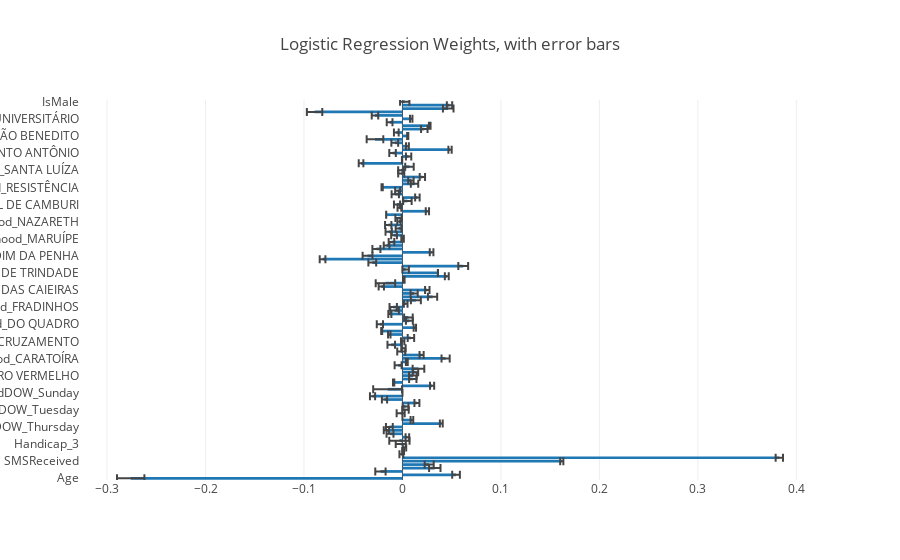

Write notebook code for a chart like this one.
### Code cell
import plotly
import plotly.graph_objs as go
plotly.offline.init_notebook_mode() # run at the start of every notebook

import warnings
warnings.filterwarnings('ignore')

error_y=dict(
            type='data',
            array=np.std(weights,axis=0),
            visible=True
        )

graph1 = {'y': df.columns,
          'x': np.mean(weights,axis=0),
    'error_x':error_y,
       'type': 'bar',
         'orientation':'h'}

layout = go.Layout(
    autosize=False,
    width=500,
    height=1500,
    margin=go.Margin(
        l=50,
        r=50,
        b=100,
        t=100,
        pad=4
    ),
    paper_bgcolor='#7f7f7f',
    plot_bgcolor='#c7c7c7'
)

fig = dict()
fig['data'] = [graph1]
fig['layout'] = {'title': 'Logistic Regression Weights, with error bars'}

plotly.offline.iplot(fig)

### Figure 1 — Plotly figure (JSON) as saved in the notebook; plotly's stock layout.template omitted (floating-point values rounded to 4 significant figures)
{"data": [{"error_x": {"array": [0.01391, 0.003905, 0.005245, 0.005793, 0.004591, 0.001621, 0.00373, 0.001989, 0.0009579, 0.001722, 0.005105, 0.0103, 0.001827, 0.003508, 0.002685, 0.003468, 0.001453, 0.001362, 0, 0.00409, 0.003279, 0.002908, 0.002528, 0.002648, 0.002621, 0, 0.01466, 0.002116, 0.0006491, 0.003728, 0.003908, 0.002692, 0.00592, 0.003549, 0.0009353, 0.00415, 0.002073, 0.004051, 0.002239, 0.003843, 0.001722, 0.003273, 0.001246, 0.0005009, 0.001209, 0.003159, 0.003496, 0.004353, 0.001552, 0.004367, 0.003754, 0.001856, 0.005053, 0.004693, 0.003647, 0.002258, 0.002698, 0.009897, 0.0007703, 0.001974, 7.561e-05, 0.0033, 0.004985, 0.003955, 0.002907, 0.005012, 0.001853, 0.004066, 0.002923, 0.002852, 0.001286, 0.002914, 0.003193, 0.002938, 0.003216, 0.001684, 0.003217, 5.272e-05, 0.001657, 0.001901, 0.003106, 0.004285, 0.00228, 0.003736, 0.002547, 0.0006279, 0.00376, 0.002754, 0.002711, 0.003078, 0.002786, 0.004298, 0.00236, 0.0001405, 0.002709, 0.00331, 0.001661, 0.001439, 0.003441, 0.008445, 0.0005797, 0.002406, 0.003292, 0.0008336, 0.002911, 0.001233, 0.003306, 0.007818, 0.00538, 0.002714, 0.004756], "type": "data", "visible": true}, "orientation": "h", "type": "bar", "uid": "8f4135cc-ca4b-11e8-ab3b-309c2308aeaf", "x": [-0.276, 0.05442, -0.02236, 0.03284, 0.02714, 0.1618, 0.3827, -0.001088, 0.0006701, 0.002077, -0.001742, -0.003092, 0.004975, -0.01266, -0.01629, -0.0133, 0.03944, 0.009607, 0, -0.001816, 0.00308, 0.003164, 0.01469, -0.01824, -0.03039, 0, -0.01507, 0.03009, -0.008947, 0.01048, 0.0106, 0.01329, 0.01626, -0.004413, 0.004434, 0.04383, 0.01945, -0.001249, 0.001014, -0.01139, 0.0002191, 0.008611, -0.0134, -0.02109, 0.01258, -0.02292, 0.007036, 0.006073, -0.01279, -0.007985, -0.009389, 0.00329, 0.01363, 0.03057, 0.01186, 0.02523, -0.02149, -0.01727, 0.001399, 0.04503, 0.03604, 0.003243, 0.06172, -0.03066, -0.08114, -0.03547, 0.02958, -0.02647, -0.01609, -0.01115, 0.000129, -0.008543, -0.01399, -0.003945, -0.01444, -0.003595, -0.00398, -0.01652, 0.02533, -0.003094, -0.005533, 0.005041, 0.01517, -0.007296, -0.004881, -0.02063, 0.01226, 0.008592, 0.02024, -0.00124, -0.001548, 0.007117, -0.04205, -0.0003954, 0.006242, -0.01006, 0.04833, 0.005072, -0.007814, -0.0279, 0.005341, -0.006258, 0.02218, 0.0277, -0.01306, 0.00891, -0.02791, -0.08925, 0.04649, 0.04779, 0.002303], "y": ["Age", "Scholarship", "Hypertension", "Diabetes", "Alcoholism", "SMSReceived", "DaysInAdvance", "Handicap_0", "Handicap_1", "Handicap_2", "Handicap_3", "Handicap_4", "AppointmentDOW_Monday", "AppointmentDOW_Tuesday", "AppointmentDOW_Wednesday", "AppointmentDOW_Thursday", "AppointmentDOW_Friday", "AppointmentDOW_Saturday", "AppointmentDOW_Sunday", "ScheduledDOW_Monday", "ScheduledDOW_Tuesday", "ScheduledDOW_Wednesday", "ScheduledDOW_Thursday", "ScheduledDOW_Friday", "ScheduledDOW_Saturday", "ScheduledDOW_Sunday", "Neighbourhood_AEROPORTO", "Neighbourhood_ANDORINHAS", "Neighbourhood_ANTÔNIO HONÓRIO", "Neighbourhood_ARIOVALDO FAVALESSA", "Neighbourhood_BARRO VERMELHO", "Neighbourhood_BELA VISTA", "Neighbourhood_BENTO FERREIRA", "Neighbourhood_BOA VISTA", "Neighbourhood_BONFIM", "Neighbourhood_CARATOÍRA", "Neighbourhood_CENTRO", "Neighbourhood_COMDUSA", "Neighbourhood_CONQUISTA", "Neighbourhood_CONSOLAÇÃO", "Neighbourhood_CRUZAMENTO", "Neighbourhood_DA PENHA", "Neighbourhood_DE LOURDES", "Neighbourhood_DO CABRAL", "Neighbourhood_DO MOSCOSO", "Neighbourhood_DO QUADRO", "Neighbourhood_ENSEADA DO SUÁ", "Neighbourhood_ESTRELINHA", "Neighbourhood_FONTE GRANDE", "Neighbourhood_FORTE SÃO JOÃO", "Neighbourhood_FRADINHOS", "Neighbourhood_GOIABEIRAS", "Neighbourhood_GRANDE VITÓRIA", "Neighbourhood_GURIGICA", "Neighbourhood_HORTO", "Neighbourhood_ILHA DAS CAIEIRAS", "Neighbourhood_ILHA DE SANTA MARIA", "Neighbourhood_ILHA DO BOI", "Neighbourhood_ILHA DO FRADE", "Neighbourhood_ILHA DO PRÍNCIPE", "Neighbourhood_ILHAS OCEÂNICAS DE TRINDADE", "Neighbourhood_INHANGUETÁ", "Neighbourhood_ITARARÉ", "Neighbourhood_JABOUR", "Neighbourhood_JARDIM CAMBURI", "Neighbourhood_JARDIM DA PENHA", "Neighbourhood_JESUS DE NAZARETH", "Neighbourhood_JOANA D´ARC", "Neighbourhood_JUCUTUQUARA", "Neighbourhood_MARIA ORTIZ", "Neighbourhood_MARUÍPE", "Neighbourhood_MATA DA PRAIA", "Neighbourhood_MONTE BELO", "Neighbourhood_MORADA DE CAMBURI", "Neighbourhood_MÁRIO CYPRESTE", "Neighbourhood_NAZARETH", "Neighbourhood_NOVA PALESTINA", "Neighbourhood_PARQUE INDUSTRIAL", "Neighbourhood_PARQUE MOSCOSO", "Neighbourhood_PIEDADE", "Neighbourhood_PONTAL DE CAMBURI", "Neighbourhood_PRAIA DO CANTO", "Neighbourhood_PRAIA DO SUÁ", "Neighbourhood_REDENÇÃO", "Neighbourhood_REPÚBLICA", "Neighbourhood_RESISTÊNCIA", "Neighbourhood_ROMÃO", "Neighbourhood_SANTA CECÍLIA", "Neighbourhood_SANTA CLARA", "Neighbourhood_SANTA HELENA", "Neighbourhood_SANTA LUÍZA", "Neighbourhood_SANTA LÚCIA", "Neighbourhood_SANTA MARTHA", "Neighbourhood_SANTA TEREZA", "Neighbourhood_SANTO ANDRÉ", "Neighbourhood_SANTO ANTÔNIO", "Neighbourhood_SANTOS DUMONT", "Neighbourhood_SANTOS REIS", "Neighbourhood_SEGURANÇA DO LAR", "Neighbourhood_SOLON BORGES", "Neighbourhood_SÃO BENEDITO", "Neighbourhood_SÃO CRISTÓVÃO", "Neighbourhood_SÃO JOSÉ", "Neighbourhood_SÃO PEDRO", "Neighbourhood_TABUAZEIRO", "Neighbourhood_UNIVERSITÁRIO", "Neighbourhood_VILA RUBIM", "age_range_child", "age_range_adult", "age_range_senior", "IsMale"]}], "layout": {"title": "Logistic Regression Weights, with error bars"}}
